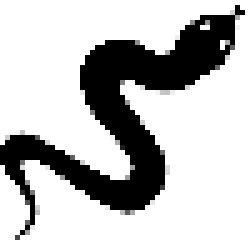
%> input picture Image2Graph /snake.png, 50 x 48 px (shown 5 times larger)
$ octave Image2Graph.m   (GNU Octave 9; MATLAB toolbox functions it lacks are replaced by stand-ins)
%> lines starting %> are read from the running program, lines starting %| are printed output that depends on the picture; in (x1, y1, x2, y2) boxes, pixels count from 0 and x2, y2 are one past the last pixel; in counts of white or black regions, pixels touching at a corner belong together; the program's own positions count from 1
clear all;close all
run('/Users/alba/Documents/ETSETB/GRAPH SP/gspbox/gsp_start.m')
%> (this line was passed over: gsp_start is not available in this run)
run('/Users/alba/Documents/ETSETB/GRAPH SP/unlocbox/init_unlocbox.m')
%> (this line was passed over: init_unlocbox is not available in this run)
%run('/Users/alba/Documents/ETSETB/GRAPH SP/unlocbox/init_unlocbox.m')

% Look for an image of 50x50 pixels, increase contrast to achieve a
% connected graph

bw=imread('snake.png');
%> bw is the input picture: size 48x50x3 uint8; mean R, G, B 188.5, 188.5, 188.5
bw =sign(imcomplement(bw));
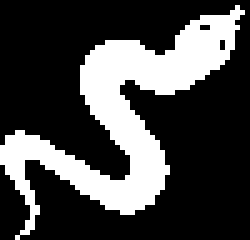
%> bw: size 48x50x3 uint8 (shown 5 times larger); values 0 (black) and 1 (white), 27.8% white; 1 white region, box (x1, y1, x2, y2) and area: (0, 1, 49, 48) 668
bw=bw(:,:,1);
% [4 lines of commented-out code are left out]
[i,j]=find(bw>1);
%> i = []; j = []
for ind=1:length(i)
bw(i(ind),j(ind))=1;
end;
%> this loop made 0 passes
%> (the run ends here)
